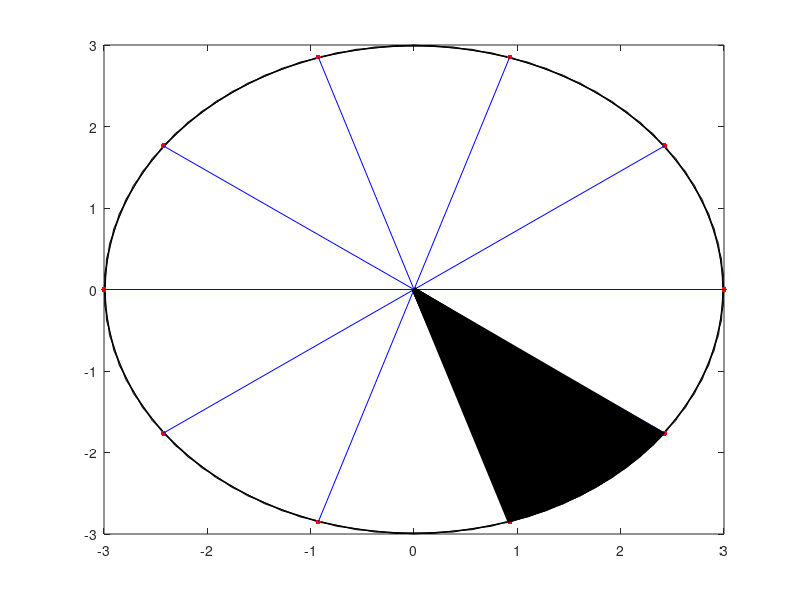

Recreate this plot in MATLAB.
#arthur moreira | 205B
r = 3;
maxCircle = 2*pi*r;
theta = 0:maxCircle/100:maxCircle;
hour = input("digite a hora a ser preenchida: ");
x = cos(theta) * r;
y = sin(theta) * r;

figure;
plot(x, y, "-k");
hold on;

for i = 1:10
  posX = cos((maxCircle/10)*i) * r;
  posY = sin((maxCircle/10)*i) * r;
  plot(posX, posY, ".r", "markersize", 12);
  hold on;
  plot([posX,0], [posY, 0], "-b");
endfor

max = 100;

for i = 1:max
  angle = (2*pi/10)*(hour + 1 + i/max);
  posX = cos(angle- pi) * r;
  posY = sin(angle) * r;
  plot([0 posX], [0 posY], "-k", "LineWidth", 3);
end
